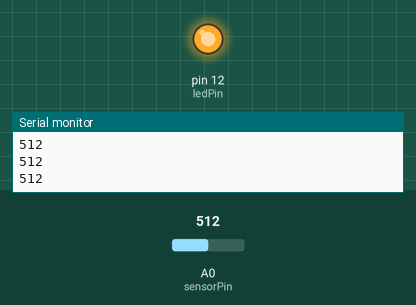
A sketch run on a simulated Arduino Uno, built with avr-gcc and run on an emulated ATmega328P. Shown: output pins drawn as LEDs (lit = HIGH), the last lines printed to the serial monitor. The test bench sets the inputs (shaded band); at power-on: A0 (sensorPin) = 512.

Above: at 1.3 s.
1.4 s: A0 (sensorPin) set to 318
2.9 s: A0 (sensorPin) set to 289
At 3.8 s:
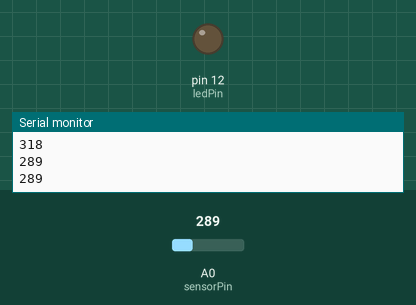
4.5 s: A0 (sensorPin) set to 306
At 5.0 s:
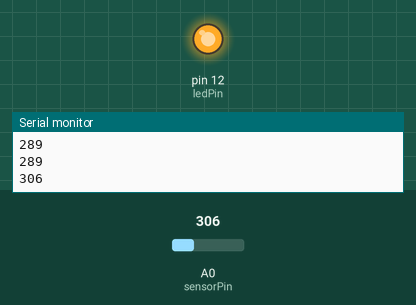
6.0 s: A0 (sensorPin) set to 290
At 7.3 s:
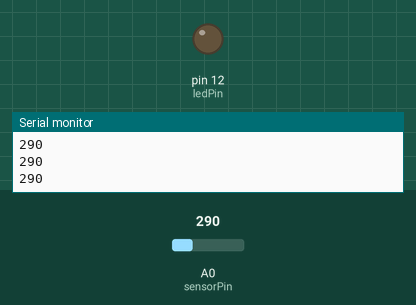
Timing chart, 0 to 8.5 s (numbered marks = the images above; inputs shaded):
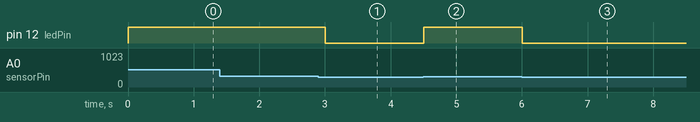

The sketch:

src.ino
```cpp
int sensorPin = A0;   // select the input pin for the potentiometer
int ledPin = 12;      // select the pin for the LED
int sensorValue = 0;  // variable to store the value coming from the sensor
int sensorThreshold = 300;


void setup() {
  // init serial port: baud rate
  Serial.begin(9600);
  // declare the ledPin as an OUTPUT:
  pinMode(ledPin, OUTPUT);
}

void loop() {
  // read the value from the sensor:
  sensorValue = analogRead(sensorPin);
  // turn the ledPin on
  if(sensorValue > sensorThreshold){
    digitalWrite(ledPin, HIGH);
  }
  else {
    digitalWrite(ledPin, LOW);
  }

  Serial.println(sensorValue);
  delay(500);
}
```

Measured:
- the behaviour switches between 301 and 300 on A0 (sensorPin) (found by bisection; images 0 and 1)
- after the input at 2.9 s, pin 12 (ledPin): HIGH → LOW after 0.10 s
- after the input at 4.5 s, pin 12 (ledPin): LOW → HIGH at once
- after the input at 6.0 s, pin 12 (ledPin): HIGH → LOW at once
